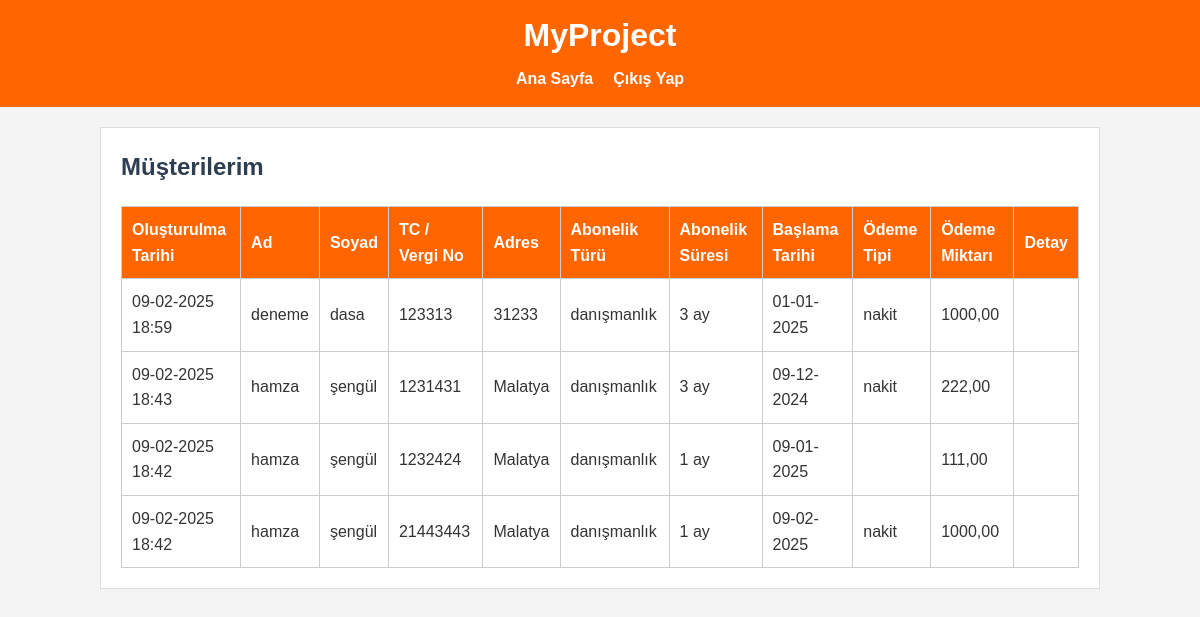
The app's page /customer-list/ (signed in) with its own data.
### core/models.py (models this page shows, shortened)
class Customer(models.Model):
    representative = models.ForeignKey(User, on_delete=models.CASCADE, related_name='customers', verbose_name="Temsilci")
    first_name = models.CharField(max_length=30, verbose_name="Ad")
    last_name = models.CharField(max_length=30, verbose_name="Soyad")
    identifier = models.CharField(max_length=50, verbose_name="TC / Vergi No")
    tax_address = models.CharField(max_length=50, blank=True, null=True, verbose_name="Vergi Adresi")
    address = models.TextField(verbose_name="Adres")
    subscription_type = models.ForeignKey(SubscriptionType, on_delete=models.SET_NULL, null=True, blank=True, verbose_name="Abonelik Türü")
    subscription_duration = models.ForeignKey(SubscriptionDuration, on_delete=models.SET_NULL, null=True, blank=True, verbose_name="Abonelik Süresi")
    subscription_start_date = models.DateField(null=True, blank=True, verbose_name="Aboneliğin Başlama Tarihi")
    payment_method = models.ForeignKey(PaymentMethod, on_delete=models.SET_NULL, null=True, blank=True, verbose_name="Ödeme Tipi")
    payment_amount = models.DecimalField(max_digits=10, decimal_places=2, null=True, blank=True, verbose_name="Ödeme Miktarı")
    detail = models.TextField(blank=True, null=True, verbose_name="Detay Açıklama")
    created_at = models.DateTimeField(auto_now_add=True, verbose_name="Oluşturulma Tarihi")
    class Meta:
        verbose_name = "Müşteri"
        verbose_name_plural = "Müşteriler"
        ordering = ['-created_at']

class SubscriptionType(models.Model):
    name = models.CharField(max_length=100, verbose_name="Abonelik Türü")
    created_at = models.DateTimeField(auto_now_add=True)
    class Meta:
        verbose_name = "Abonelik Türü"
        verbose_name_plural = "Abonelik Türleri"

class SubscriptionDuration(models.Model):
    name = models.CharField(max_length=100, verbose_name="Abonelik Süresi")
    created_at = models.DateTimeField(auto_now_add=True)
    class Meta:
        verbose_name = "Abonelik Süresi"
        verbose_name_plural = "Abonelik Süreleri"

class PaymentMethod(models.Model):
    name = models.CharField(max_length=100, verbose_name="Ödeme Yöntemi")
    created_at = models.DateTimeField(auto_now_add=True)
    class Meta:
        verbose_name = "Ödeme Yöntemi"
        verbose_name_plural = "Ödeme Yöntemleri"

### core/views.py (the view)
# urls.py: path('customer-list/', views.customer_list, name='customer_list'),
@login_required
def customer_list(request):
    if request.user.is_superuser:
        return redirect('admin_dashboard')
    customers = Customer.objects.filter(representative=request.user).order_by('-created_at')
    return render(request, 'core/customer_list.html', {'customers': customers})

### core/templates/core/customer_list.html (shortened to what this page needs)
{% extends 'core/base.html' %}
{% block content %}
<h2>Müşterilerim</h2>
<table>
  <thead>
    <tr>
      <th>Oluşturulma Tarihi</th>
      <th>Ad</th>
      <th>Soyad</th>
      <th>TC / Vergi No</th>
      <th>Adres</th>
      <th>Abonelik Türü</th>
      <th>Abonelik Süresi</th>
      <th>Başlama Tarihi</th>
      <th>Ödeme Tipi</th>
      <th>Ödeme Miktarı</th>
      <th>Detay</th>
    </tr>
  </thead>
  <tbody>
    {% for customer in customers %}
    <tr>
      <td>{{ customer.created_at|date:"d-m-Y H:i" }}</td>
      <td>{{ customer.first_name }}</td>
      <td>{{ customer.last_name }}</td>
      <td>{{ customer.identifier }}</td>
      <td>{{ customer.address }}</td>
      <td>{% if customer.subscription_type %}{{ customer.subscription_type.name }}{% endif %}</td>
      <td>{% if customer.subscription_duration %}{{ customer.subscription_duration.name }}{% endif %}</td>
      <td>{% if customer.subscription_start_date %}{{ customer.subscription_start_date|date:"d-m-Y" }}{% endif %}</td>
      <td>{% if customer.payment_method %}{{ customer.payment_method.name }}{% endif %}</td>
      <td>{{ customer.payment_amount }}</td>
      <td>{{ customer.detail }}</td>
    </tr>
    {% empty %}
    <tr>
      <td colspan="11">Henüz müşteri eklenmemiş.</td>
    </tr>
    {% endfor %}
  </tbody>
</table>
{% endblock %}

### core/static/core/css/style.css (style rules this page uses)
* { margin: 0; padding: 0; box-sizing: border-box; }
body { font-family: Arial, sans-serif; line-height: 1.6; background-color: #f4f4f4; color: #333; padding: 20px; }
table { width: 100%; border-collapse: collapse; margin-top: 20px; }
table th, table td { padding: 10px; border: 1px solid #ccc; text-align: left; }
table th { background-color: #ff6600; color: #fff; }

### core/templates/core/base.html (style rules this page uses)
body { font-family: 'Arial', sans-serif; margin: 0; padding: 0; background-color: #f4f4f4; color: #333; }
h2 { color: #2c3e50; }

### records on screen
Customer: created_at "09-02-2025 18:59", first_name "deneme", last_name "dasa", identifier "123313", address "31233", subscription_type.name "danışmanlık", subscription_duration.name "3 ay", subscription_start_date "01-01-2025", payment_method.name "nakit", payment_amount "1000,00"
Customer: created_at "09-02-2025 18:43", first_name "hamza", last_name "şengül", identifier "1231431", address "Malatya", subscription_type.name "danışmanlık", subscription_duration.name "3 ay", subscription_start_date "09-12-2024", payment_method.name "nakit", payment_amount "222,00"
Customer: created_at "09-02-2025 18:42", first_name "hamza", last_name "şengül", identifier "1232424", address "Malatya", subscription_type.name "danışmanlık", subscription_duration.name "1 ay", subscription_start_date "09-01-2025", payment_amount "111,00"
Customer: created_at "09-02-2025 18:42", first_name "hamza", last_name "şengül", identifier "21443443", address "Malatya", subscription_type.name "danışmanlık", subscription_duration.name "1 ay", subscription_start_date "09-02-2025", payment_method.name "nakit", payment_amount "1000,00"
